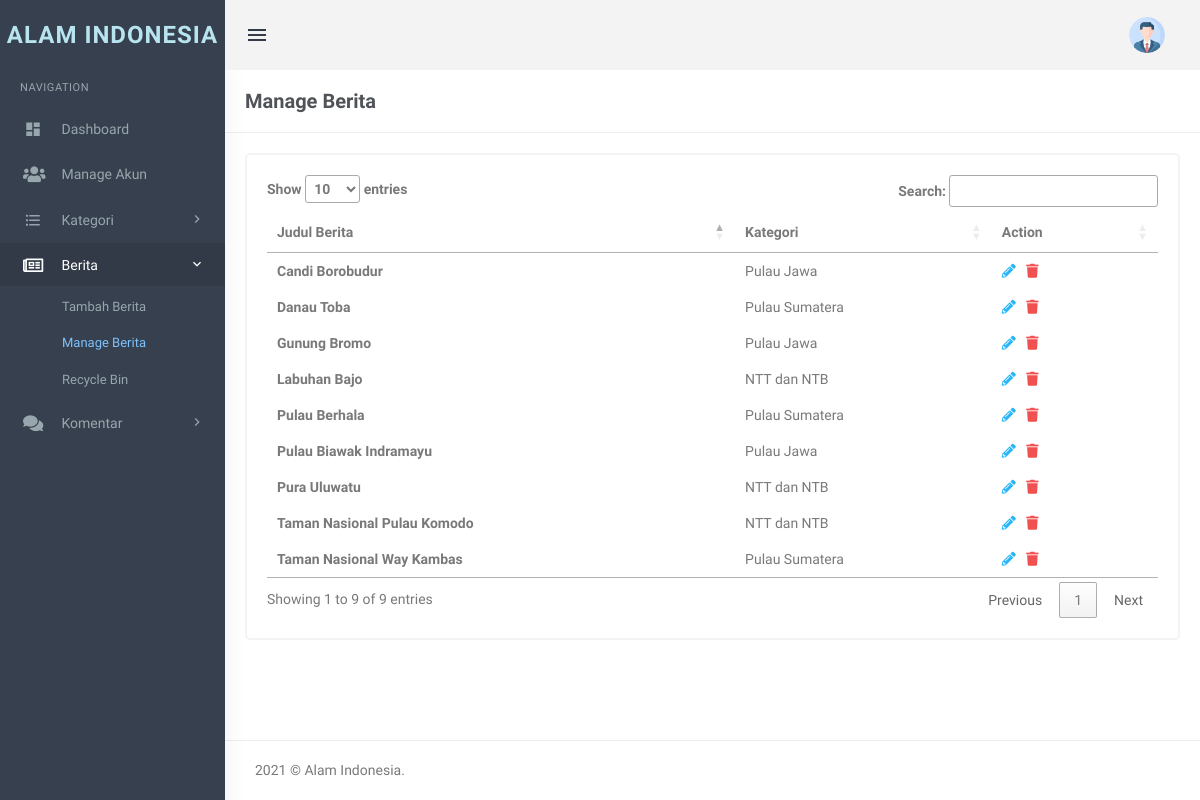
Page /admin/admin/manage-posts.php (signed in) on the earlier database version.
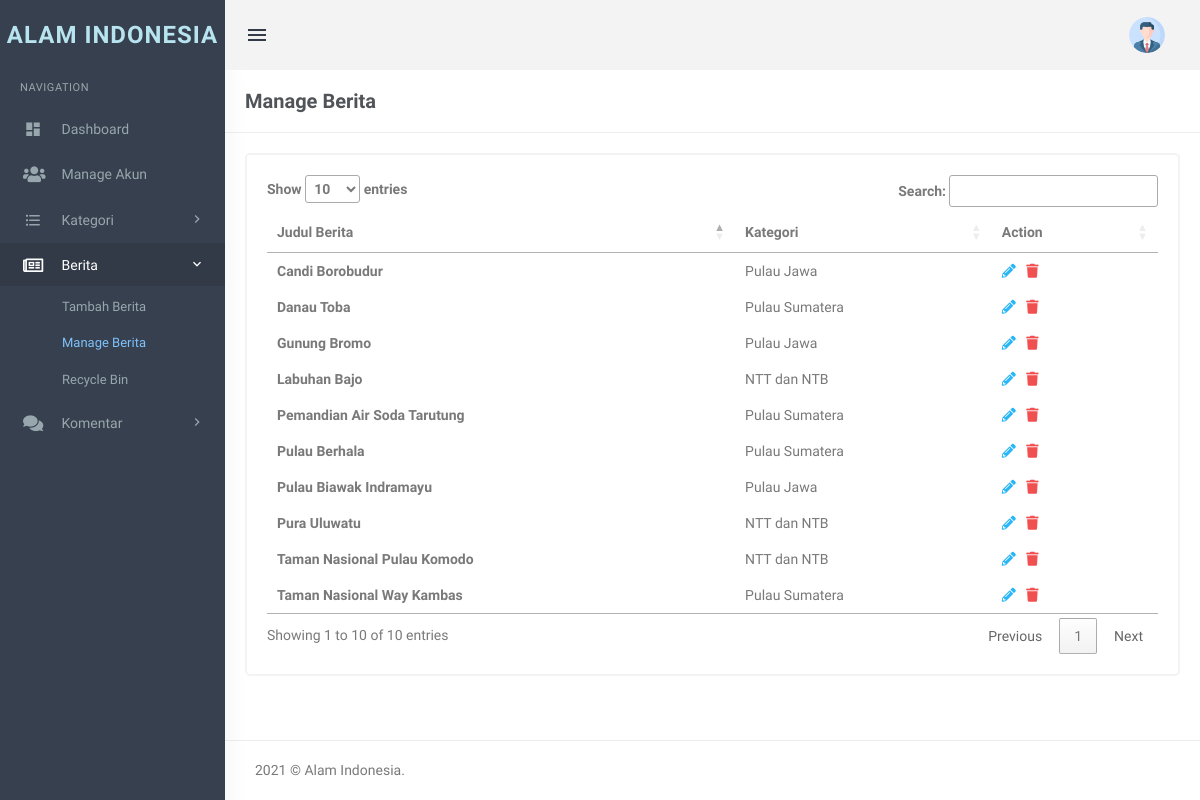
Same page on the later database version.
### tables this page shows
CREATE TABLE `berita` (
  `id` int(11) NOT NULL,
  `judul` longtext DEFAULT NULL,
  `CategoryId` int(11) DEFAULT NULL,
  `ringkasan` text NOT NULL,
  `isiBerita` longtext DEFAULT NULL,
  `PostingDate` timestamp NULL DEFAULT current_timestamp(),
  `UpdationDate` timestamp NULL DEFAULT NULL ON UPDATE current_timestamp(),
  `Is_Active` int(1) DEFAULT NULL,
  `PostUrl` mediumtext DEFAULT NULL,
  `PostImage` varchar(255) DEFAULT NULL,
  `postedBy` varchar(255) DEFAULT NULL,
  `lastUpdatedBy` varchar(255) DEFAULT NULL
);

CREATE TABLE `kategori` (
  `id` int(11) NOT NULL,
  `CategoryName` varchar(200) DEFAULT NULL,
  `Description` mediumtext DEFAULT NULL,
  `PostingDate` timestamp NULL DEFAULT current_timestamp(),
  `UpdationDate` timestamp NULL DEFAULT NULL ON UPDATE current_timestamp(),
  `Is_Active` int(1) DEFAULT NULL
);

### admin/admin/manage-posts.php (the view, shortened to what this page needs)
<?php
include('../../includes/koneksi.php');
if (strlen($_SESSION['username']) == 0) {
    header('location:../../login/login.php');
} elseif ($_SESSION['userType'] == 0) {
    header('location:../../user.php');
} else {
?>
    <!DOCTYPE html>
    <html lang="en">
    <head>
        <link rel="stylesheet" href="../plugins/morris/morris.css">
        <link href="../plugins/jvectormap/jquery-jvectormap-2.0.2.css" rel="stylesheet" />
        <link href="assets/css/bootstrap.min.css" rel="stylesheet" type="text/css" />
        <link href="assets/css/core.css" rel="stylesheet" type="text/css" />
        <link href="assets/css/icons.css" rel="stylesheet" type="text/css" />
        <link href="assets/css/pages.css" rel="stylesheet" type="text/css" />
        <link href="assets/css/menu.css" rel="stylesheet" type="text/css" />
        <link href="../vendor/fontawesome-free/css/all.min.css" rel="stylesheet" type="text/css">
        <link href="assets/css/responsive.css" rel="stylesheet" type="text/css" />
        <link rel="stylesheet" href="https://cdn.datatables.net/1.11.3/css/jquery.dataTables.min.css">
        <link rel="stylesheet" href="../plugins/switchery/switchery.min.css">
    </head>
    <body class="fixed-left">
        <div id="wrapper">
            <?php include('includes/topheader.php'); ?>
            <?php include('includes/leftsidebar.php'); ?>
            <div class="content-page">
                <div class="content">
                    <div class="container">
                        <div class="row">
                            <div class="col-xs-12">
                                <div class="page-title-box">
                                    <h4 class="page-title">Manage Berita </h4>
                                    <div class="clearfix"></div>
                                </div>
                            </div>
                        </div>
                        <div class="row">
                            <div class="col-sm-12">
                                <div class="card-box">
                                    <div class="table-responsive">
                                        <table id="listberita">
                                            <thead>
                                                <tr>
                                                    <th>Judul Berita</th>
                                                    <th>Kategori</th>
                                                    <th>Action</th>
                                                </tr>
                                            </thead>
                                            <tbody>
                                                <?php
                                                $query = mysqli_query($con, "select berita.id as postid,berita.judul as title,kategori.CategoryName as category from berita left join kategori on kategori.id=berita.CategoryId where berita.Is_Active=1 ");
                                                $rowcount = mysqli_num_rows($query);
                                                if ($rowcount == 0) {
                                                ?>
                                                    <tr>
                                                        <td colspan="4" align="center">
                                                            <h3 style="color:red">No record found</h3>
                                                        </td>
                                                    <tr>
                                                        <?php
                                                    } else {
                                                        while ($row = mysqli_fetch_array($query)) {
                                                        ?>
                                                    <tr>
                                                        <td><b><?php echo htmlentities($row['title']); ?></b></td>
                                                        <td><?php echo htmlentities($row['category']) ?></td>
                                                        <td><a href="edit-post.php?pid=<?php echo htmlentities($row['postid']); ?>"><i class="fas fa-pencil-alt" style="color: #29b6f6;"></i></a>
                                                            &nbsp;<a href="manage-posts.php?pid=<?php echo htmlentities($row['postid']); ?>&&action=del" onclick="return confirm('Do you really want to delete ?')"> <i class="fas fa-trash" style="color: #f05050"></i></a> </td>
                                                    </tr>
                                            <?php }
                                                    } ?>
                                            </tbody>
                                        </table>
                                    </div>
                                </div>
                            </div>
                        </div>
                    </div>
                </div>
                <?php include('includes/footer.php'); ?>
            </div>
        </div>
    </body>
    </html>
<?php } ?>

Differences in the rows shown:
added berita: judul "Pemandian Air Soda Tarutung", CategoryId.CategoryName "Pulau Sumatera"
Other differences:
text written by a page script: "Show entries Search: Showing 1 to 9 of 9 entries Previous 1 Next" → "Show entries Search: Showing 1 to 10 of 10 entries Previous 1 Next"
